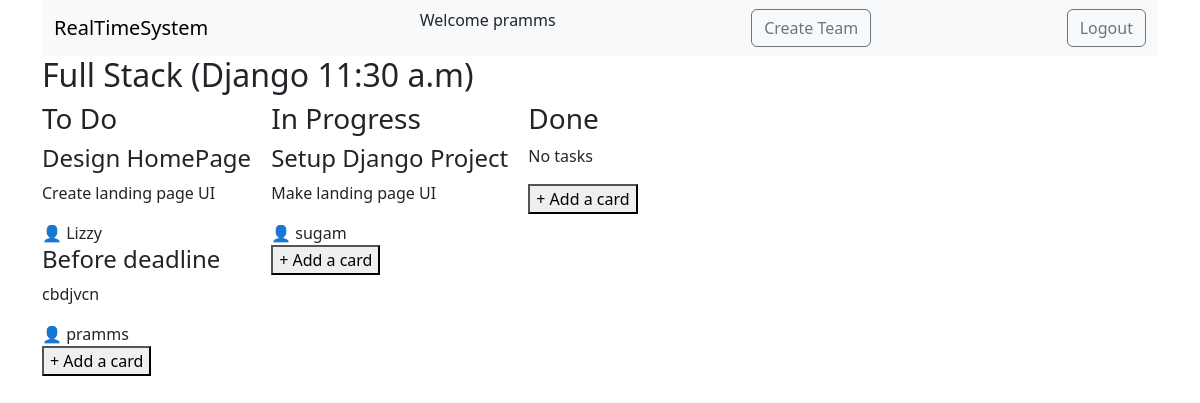
/boards/2/ (signed in), run on the app's committed database.
### team/models.py (models this page shows, shortened)
class Board(models.Model):
    team = models.ForeignKey(Team,on_delete=models.CASCADE,related_name="boards")
    name = models.CharField(max_length=100)

class Team(models.Model):
    name = models.CharField(max_length=100)
    owner = models.ForeignKey(User,on_delete=models.CASCADE)
    created_at = models.DateTimeField(auto_now_add=True)

class Column(models.Model):
    board = models.ForeignKey(Board, on_delete=models.CASCADE, related_name="columns")
    name = models.CharField(max_length=50)
    order = models.IntegerField()

class Task(models.Model):
    column = models.ForeignKey(Column, on_delete=models.CASCADE, related_name="tasks")
    title = models.CharField(max_length=200)
    description = models.TextField()
    assigned_to = models.ForeignKey(User, null=True, blank=True, on_delete=models.SET_NULL)
    due_date = models.DateField(null=True, blank=True)

### team/views.py (the view)
# urls.py: path('boards/<int:pk>/', views.BoardDetailView.as_view(), name='board-detail'),
class BoardDetailView(LoginRequiredMixin, DetailView):
    model = Board
    template_name = "board_detail.html"
    context_object_name = "board"
    def get_queryset(self):
        return Board.objects.prefetch_related(
            'columns',
            'columns__tasks'
        )
    def get_object(self, queryset=None):
        board = super().get_object(queryset)
        if not TeamMember.objects.filter(
            team=board.team,
            user=self.request.user
        ).exists():
            raise PermissionDenied("You do not have access to this board.")
        return board

### templates/board_detail.html (shortened to what this page needs)
{% extends "base.html" %}
{% block content %}
<h2>
    {{ board.name }} ({{ board.team.name }})
</h2>
<div style="display: flex; gap: 20px; align-items: flex-start; overflow-x: auto;">
    {% for column in board.columns.all %}
        <div class="kanban-column">
            <h3>{{ column.name }}</h3>
            <div class="task-list">
                {% for task in column.tasks.all %}
                    <div class="task-card">
                        <h4>{{ task.title }}</h4>
                        <p>{{ task.description }}</p>
                        <div>
                            👤 {{ task.assigned_to.username|default:"Unassigned" }}
                        </div>
                    </div>
                {% empty %}
                    <p>No tasks</p>
                {% endfor %}
            </div>
            <div class="add-task-container">
                <button onclick="toggleTaskForm('{{ column.id }}')">
                    + Add a card
                </button>
            </div>
        </div>
    {% empty %}
        <p>This board has no columns yet.</p>
    {% endfor %}
</div>
{% endblock %}

### templates/base.html (shortened to what this page needs)
<!doctype html>
<html lang="en">
<head>
  <link href="https://cdn.jsdelivr.net/npm/bootstrap@5.3.8/dist/css/bootstrap.min.css" rel="stylesheet"
>
</head>
<body>
  <div class="container">
    <nav class="navbar bg-body-tertiary">
      <div class="container-fluid">
        <a class="navbar-brand" href="/">RealTimeSystem</a>
        {% if user.is_authenticated %}
          <p>Welcome {{ user.username }}</p>
          <a href="{% url 'team-create' %}" class="btn btn-outline-secondary">Create Team</a>
          <form action="{% url 'logout' %}" method="post">
            <button type="submit" class="btn btn-outline-secondary">Logout</button>
          </form>
        {% else %}
        <a href="{% url 'login' %}" class="btn-outline-primary">Login</a>
        {% endif %}
      </div>
    </nav>
    {% block content %}
    {% endblock content %}
  </div>
</body>
</html>

### data on the page
Board: name "Full Stack", team.name "Django 11:30 a.m"
Column: name "To Do"
Task: title "Design HomePage", description "Create landing page UI", assigned_to.username "Lizzy"
Task: title "Before deadline", description "cbdjvcn", assigned_to.username "pramms"
Column: name "In Progress"
Task: title "Setup Django Project", description "Make landing page UI", assigned_to.username "sugam"
Column: name "Done"

### other printed values
{{ user.username }} "pramms"
